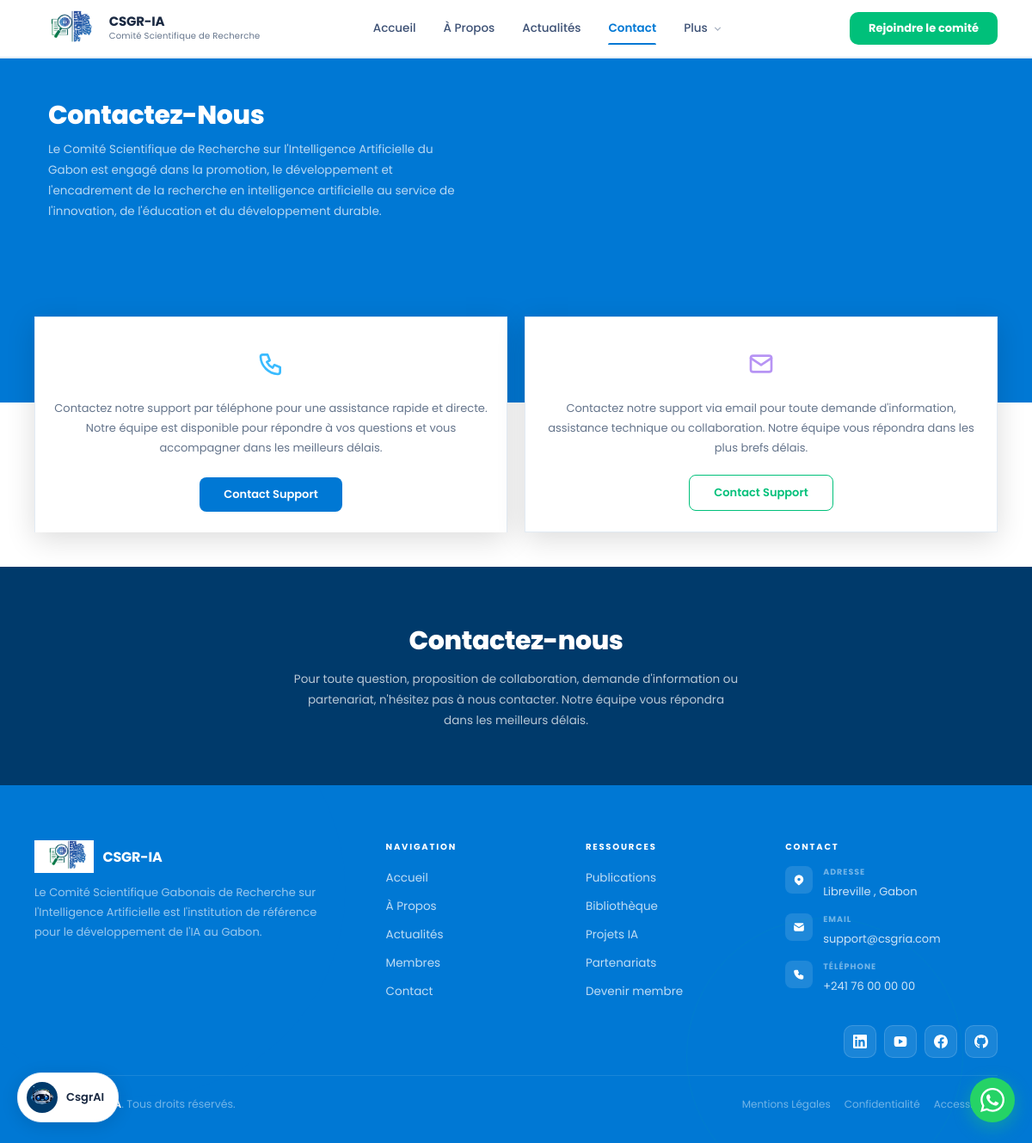
Page /contact/ on the committed database.
### core/models.py (models this page shows, shortened)
class Contact(models.Model):
    id = models.UUIDField(
        primary_key=True,
        default=uuid.uuid4,
        editable=False
    )
    support_tel              = models.CharField(max_length=100, blank=True)
    support_email            = models.CharField(max_length=100, blank=True)
    support_group_whatsapp   = models.CharField(max_length=100, blank=True)
    support_adresse          = models.CharField(max_length=100, blank=True)
    reseau_linkedin  = models.CharField(max_length=100, blank=True)
    reseau_github    = models.CharField(max_length=100, blank=True)
    reseau_facebook  = models.CharField(max_length=100, blank=True)
    reseau_youtube   = models.CharField(max_length=100, blank=True)
    image_hero_contact = models.ImageField(
        upload_to='contact/', blank=True, null=True
    )
    created_at = models.DateTimeField(auto_now_add=True)
    updated_at = models.DateTimeField(auto_now=True)
    class Meta:
        verbose_name        = 'Contact'
        verbose_name_plural = 'Contacts'
        ordering            = ['-created_at']
    @property
    def social_links(self):
        return {
            k: v for k, v in {
                'linkedin': self.reseau_linkedin,
                'github':   self.reseau_github,
                'facebook': self.reseau_facebook,
                'youtube':  self.reseau_youtube,
            }.items() if v
        }
    @property
    def has_support_info(self):
        return any([
            self.support_tel,
            self.support_email,
            self.support_group_whatsapp,
            self.support_adresse,
        ])
    @property
    def whatsapp_url(self):
        if not self.support_group_whatsapp:
            return ''
        if self.support_group_whatsapp.startswith('http'):
            return self.support_group_whatsapp
        number = self.support_group_whatsapp.replace(' ', '').replace('+', '')
        return f"https://wa.me/{number}"

### core/views.py (the view)
# urls.py: path('contact/', views.contact_page, name='contact'),
def contact_page(request):
    return render(request, 'core/contact_page.html')

### core/context_processors.py (called while the page is built)
def contact_info(request):
    try:
        contact = Contact.objects.first()
    except Exception:
        contact = None
    return {
        'contact': contact,
    }

### templates/core/contact_page.html (shortened to what this page needs)
{% extends 'core/index.html' %}
{% load static %}
{% block style %}
<link rel="stylesheet" href="{% static 'css/core/contact.css' %}">
{% endblock %}
{% block content %}
<div class="contact-hero-box">
    <section class="contact-hero">
        <div>
            <div class="contact-hero-content reveal">
                <h1>Contactez-Nous</h1>
                <p>Le Comité Scientifique de Recherche sur l'Intelligence Artificielle du Gabon est engagé dans la promotion, le développement et l'encadrement de la recherche en intelligence artificielle au service de l'innovation, de l'éducation et du développement durable.</p>
            </div>
        </div>
        <div class="contact-hero-img">
        </div>
    </section>
</div>
<div class="support-wrapper">
    <div class="support-section">
        <div class="support-grid">
            <div class="support-card reveal">
                <div class="support-icon">
                </div>
                <p>Contactez notre support par téléphone pour une assistance rapide et directe. Notre équipe est disponible pour répondre à vos questions et vous accompagner dans les meilleurs délais.</p>
                {% if contact.has_support_info %}
                <a href="tel:{{contact.support_tel}}" class="btn-support-blue">Contact Support</a>
                {% endif %}
            </div>
            <div class="support-card reveal">
                <div class="support-icon">
                </div>
                <p>Contactez notre support via email pour toute demande d'information, assistance technique ou collaboration. Notre équipe vous répondra dans les plus brefs délais.</p>
                {% if contact.has_support_info %}
                <a href="mailto:{{contact.support_email}}" class="btn-support-green">Contact Support</a>
                {% endif %}
            </div>
        </div>
    </div>
</div>
<div class="contact-spacer"></div>
<div class="contact-bottom reveal">
    <h2>Contactez-nous</h2>
    <p>Pour toute question, proposition de collaboration, demande d'information ou partenariat, n'hésitez pas à nous contacter. Notre équipe vous répondra dans les meilleurs délais.</p>
</div>
<div class="chatbot-launcher">
    <div class="chatbot-bubble" id="chatbotToggle">
        <div class="chatbot-avatar"><img height="100%" style="object-fit: contain;" src="{% static 'imgs/bot.png' %}" alt="bot" srcset=""></div>
        CsgrAI
    </div>
</div>
{% if contact.has_support_info %}
<a href="{{contact.whatsapp_url}}" target="_blank" class="whatsapp-fab" aria-label="WhatsApp">
</a>
{% endif %}
{% endblock %}

### templates/core/includes/_footer.html (shortened to what this page needs)
{% load static %}
{% block style %}
<link rel="stylesheet" href="{% static 'css/core/includes/footer.css' %}">
{% endblock %}
<footer>
    <div class="footer-inner">
        <div class="footer-grid">
            <div>
                <div class="footer-brand-logo">
                    <img style="background-color: white;" src="{% static 'imgs/logo.svg' %}" alt="CSGR-IA">
                    <strong>CSGR-IA</strong>
                </div>
                <p class="footer-brand-desc">
                    Le Comité Scientifique Gabonais de Recherche sur l'Intelligence Artificielle est l'institution de référence pour le développement de l'IA au Gabon.
                </p>
            </div>
            <div class="footer-col">
                <h5>Navigation</h5>
                <ul>
                    <li><a href="{% url 'core:home' %}">Accueil</a></li>
                    <li><a href="{% url 'core:apropos' %}">À Propos</a></li>
                    <li><a href="{% url 'actualite:actualite_index' %}">Actualités</a></li>
                    <li><a href="#">Membres</a></li>
                    <li><a href="{% url 'core:contact' %}">Contact</a></li>
                </ul>
            </div>
            <div class="footer-col">
                <h5>Ressources</h5>
                <ul>
                    <li><a href="#">Publications</a></li>
                    <li><a href="#">Bibliothèque</a></li>
                    <li><a href="#">Projets IA</a></li>
                    <li><a href="#">Partenariats</a></li>
                    <li><a href="#">Devenir membre</a></li>
                </ul>
            </div>
            {% if contact.has_support_info %}
            <div class="footer-col">
                <h5>Contact</h5>
                <div class="footer-contact-item">
                    <div class="footer-contact-icon">
                    </div>
                    <div>
                        <span class="contact-label">Adresse</span>
                        <span class="contact-value">{{contact.support_adresse}}</span>
                    </div>
                </div>
                <div class="footer-contact-item">
                    <div class="footer-contact-icon">
                    </div>
                    <div>
                        <span class="contact-label">Email</span>
                        <span class="contact-value">{{contact.support_email}}</span>
                    </div>
                </div>
                <div class="footer-contact-item">
                    <div class="footer-contact-icon">
                    </div>
                    <div>
                        <span class="contact-label">Téléphone</span>
                        <span class="contact-value">{{contact.support_tel}}</span>
                    </div>
                </div>
            </div>
        </div>
        {% endif %}
        {% if contact.social_links %}
        <div class="footer-socials-row">
            <div class="footer-socials">
                <a href="{{contact.reseau_linkedin}}" class="footer-social-btn" aria-label="LinkedIn">
                </a>
                <a href="{{contact.reseau_youtube}}" class="footer-social-btn" aria-label="YouTube">
                </a>
                <a href="{{contact.reseau_facebook}}" class="footer-social-btn" aria-label="Facebook">
                </a>
                <a href="{{contact.reseau_github}}" class="footer-social-btn" aria-label="GitHub">
                </a>
            </div>
        </div>
        {% endif %}
        <div class="footer-bottom">
            <p class="footer-copyright">© 2025 <strong>CSGR-IA</strong>. Tous droits réservés.</p>
            <div class="footer-legal">
                <a href="#">Mentions Légales</a>
                <a href="#">Confidentialité</a>
                <a href="#">Accessibilité</a>
            </div>
        </div>
    </div>
</footer>

### static/css/core/index.css (style rules this page uses)
* { padding: 0; margin: 0; box-sizing: border-box; }
:root { --green-50: #E6FAF4; --green-100: #A8EDD4; --green-500: #00C07A; --green-800: #006641; --blue-50: #EBF5FF; --blue-100: #B3D9FF; --blue-500: #0078D4; --blue-800: #003A6B; --white: #FFFFFF; --soft-white: #F7FAFB; --navy: #0A1628; --text-dark: #1A2942; --text-mid: #3D5175; --text-light: #64748B; --border: #E2EBF4; }
html { scroll-behavior: smooth; }
body { font-family: 'Poppins', sans-serif; background: var(--white); color: var(--text-dark); display: flex; flex-direction: column; min-height: 100vh; }

### static/css/core/includes/footer.css (style rules this page uses)
footer { background: var(--blue-500); color: var(--white); position: relative; overflow: hidden; }
footer::before { content: ''; position: absolute; width: 480px; height: 480px; border-radius: 50%; border: 1px solid rgba(0, 120, 212, 0.08); top: -120px; left: -80px; pointer-events: none; }
footer::after { content: ''; position: absolute; width: 320px; height: 320px; border-radius: 50%; border: 1px solid rgba(0, 192, 122, 0.07); bottom: -60px; right: 80px; pointer-events: none; }
.footer-inner { max-width: 1280px; margin: 0 auto; padding: 40px 20px 28px; position: relative; }
.footer-grid { display: grid; grid-template-columns: 1fr; gap: 36px; }
.footer-brand-logo { display: flex; flex-direction: row; gap: 10px; align-items: center; margin-bottom: 12px; }
.footer-brand-logo img { height: 38px; width: auto; }
.footer-brand-logo strong { font-size: 16px; font-weight: 700; color: var(--white); letter-spacing: -0.2px; }
.footer-brand-desc { font-size: 13px; line-height: 1.75; color: rgba(255, 255, 255, 0.60); max-width: 340px; }
.footer-col h5 { font-size: 10px; font-weight: 700; letter-spacing: 1.8px; text-transform: uppercase; color: var(--white); margin-bottom: 14px; }
.footer-col ul { list-style: none; display: flex; flex-direction: column; gap: 8px; }
.footer-col ul li a { font-size: 13.5px; color: rgba(255, 255, 255, 0.75); text-decoration: none; display: inline-flex; align-items: center; gap: 7px; transition: color 0.18s, padding-left 0.18s; }
.footer-contact-item { display: flex; align-items: flex-start; gap: 12px; margin-bottom: 14px; }
.footer-contact-icon { width: 32px; height: 32px; background: rgba(255, 255, 255, 0.12); border-radius: 8px; display: flex; align-items: center; justify-content: center; flex-shrink: 0; color: var(--white); }
.footer-contact-icon svg { width: 14px; height: 14px; }
.contact-label { display: block; font-size: 9.5px; font-weight: 700; letter-spacing: 1px; text-transform: uppercase; color: rgba(255, 255, 255, 0.45); margin-bottom: 2px; }
.contact-value { font-size: 13px; color: rgba(255, 255, 255, 0.80); }
.footer-socials-row { display: flex; align-items: center; justify-content: center; border-bottom: 1px solid rgba(255, 255, 255, 0.10); padding: 20px 0; margin-bottom: 24px; }
.footer-socials { display: flex; gap: 9px; }
.footer-social-btn { width: 38px; height: 38px; display: flex; align-items: center; justify-content: center; background: rgba(255, 255, 255, 0.10); border: 1px solid rgba(255, 255, 255, 0.15); border-radius: 10px; color: var(--white); text-decoration: none; transition: background 0.22s, border-color 0.22s, transform 0.22s; }
.footer-social-btn svg { width: 16px; height: 16px; }
.footer-bottom { display: flex; flex-direction: column; align-items: center; gap: 12px; text-align: center; }
.footer-copyright { font-size: 12.5px; color: rgba(255, 255, 255, 0.45); }
.footer-copyright strong { color: var(--white); font-weight: 600; }
.footer-legal { display: flex; flex-wrap: wrap; justify-content: center; gap: 16px; }
.footer-legal a { font-size: 12px; color: rgba(255, 255, 255, 0.45); text-decoration: none; transition: color 0.18s; }
@media (min-width: 640px) { .footer-inner { padding: 48px 32px 32px; } }
@media (min-width: 640px) { .footer-grid { grid-template-columns: 1fr 1fr; gap: 40px; } }
@media (min-width: 640px) { .footer-bottom { flex-direction: row; justify-content: space-between; text-align: left; } }
@media (min-width: 640px) { .footer-socials-row { justify-content: flex-end; } }
@media (min-width: 1024px) { .footer-inner { padding: 64px 40px 36px; } }
@media (min-width: 1024px) { .footer-grid { grid-template-columns: 2fr 1fr 1fr 1.4fr; gap: 56px; } }

### rows in the picture
Contact: support_adresse "Libreville , Gabon", support_email "support@csgria.com", support_tel "+241 76 00 00 00"
